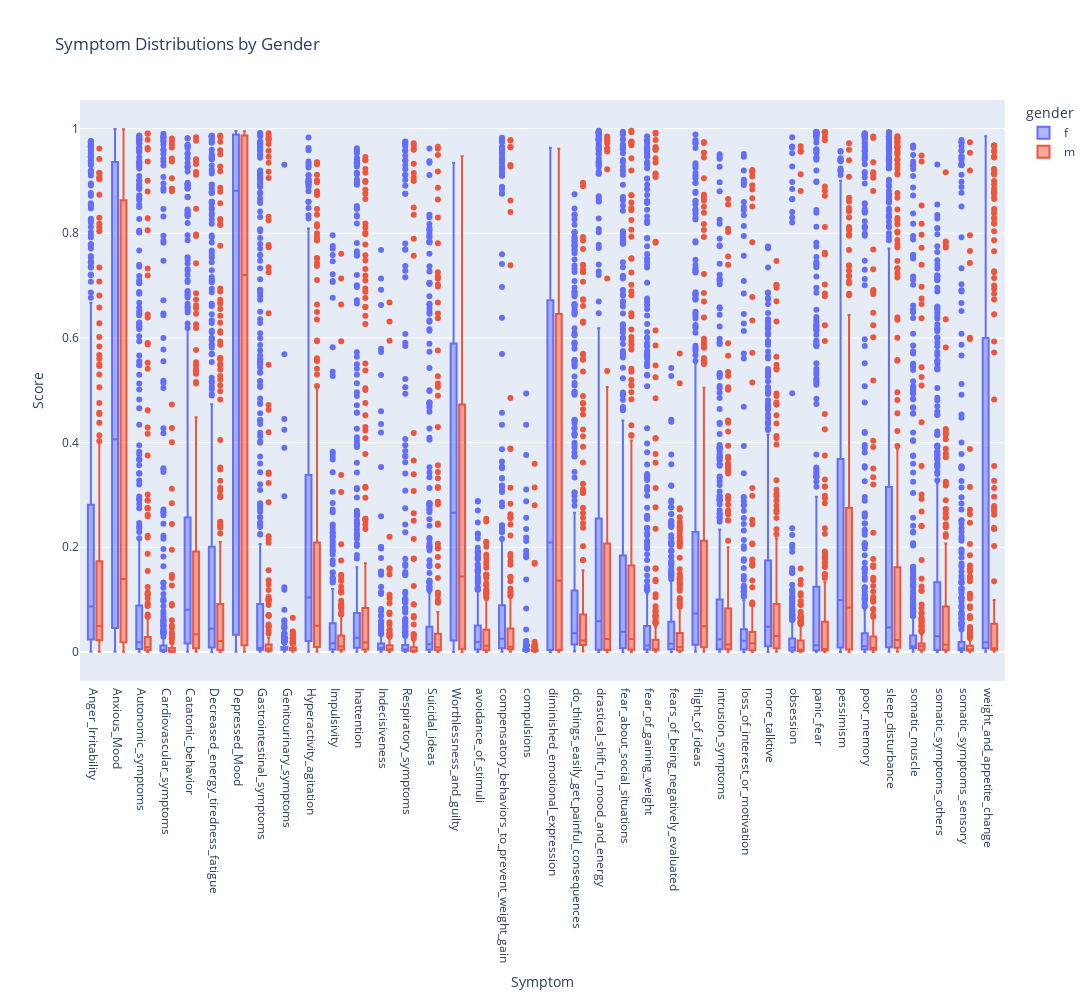

The notebook cell this image was saved under:
### Code cell
df = pd.read_json(f'../data/vectorData/TestspacysmVectors.json',orient='records', lines=True)
dfm = df.loc[(df['gender'] == 'm')]
dff = df.loc[(df['gender'] == 'f')]

df = pd.melt(df, id_vars=['video_id', 'label', 'key', 'gender', 'duration', 'channelId', 'text'], 
                  var_name='Symptom', value_name='Score',
                  value_vars=symps)

fig = px.box(df, x='Symptom', y='Score', color='gender',
             title='Symptom Distributions by Gender',
             category_orders={"Symptom": sorted(df['Symptom'].unique())})

fig.update_layout(xaxis={'categoryorder':'array', 'categoryarray': sorted(df['Symptom'].unique())},
                  xaxis_title='Symptom',
                  yaxis_title='Score',
                  boxmode='group',  
                  height=1000,  
                  width=1800)  
fig.update_traces(quartilemethod="inclusive")

# Display the figure
fig.show()

### Figure 1 — Plotly figure (JSON) as saved in the notebook; plotly's stock layout.template omitted (floating-point values rounded to 4 significant figures; data arrays with more than 128 entries replaced by an {"elided": "..."} marker saying what was removed)
{"data": [{"alignmentgroup": "True", "hovertemplate": "gender=f<br>Symptom=%{x}<br>Score=%{y}<extra></extra>", "legendgroup": "f", "marker": {"color": "#636efa"}, "name": "f", "notched": false, "offsetgroup": "f", "orientation": "v", "quartilemethod": "inclusive", "showlegend": true, "type": "box", "x": {"elided": "20216 str values"}, "x0": " ", "xaxis": "x", "y": {"elided": "20216 float values"}, "y0": " ", "yaxis": "y"}, {"alignmentgroup": "True", "hovertemplate": "gender=m<br>Symptom=%{x}<br>Score=%{y}<extra></extra>", "legendgroup": "m", "marker": {"color": "#EF553B"}, "name": "m", "notched": false, "offsetgroup": "m", "orientation": "v", "quartilemethod": "inclusive", "showlegend": true, "type": "box", "x": {"elided": "10070 str values"}, "x0": " ", "xaxis": "x", "y": {"elided": "10070 float values"}, "y0": " ", "yaxis": "y"}], "layout": {"boxmode": "group", "height": 1000, "legend": {"title": {"text": "gender"}, "tracegroupgap": 0}, "title": {"text": "Symptom Distributions by Gender"}, "width": 1800, "xaxis": {"anchor": "y", "categoryarray": ["Anger_Irritability", "Anxious_Mood", "Autonomic_symptoms", "Cardiovascular_symptoms", "Catatonic_behavior", "Decreased_energy_tiredness_fatigue", "Depressed_Mood", "Gastrointestinal_symptoms", "Genitourinary_symptoms", "Hyperactivity_agitation", "Impulsivity", "Inattention", "Indecisiveness", "Respiratory_symptoms", "Suicidal_ideas", "Worthlessness_and_guilty", "avoidance_of_stimuli", "compensatory_behaviors_to_prevent_weight_gain", "compulsions", "diminished_emotional_expression", "do_things_easily_get_painful_consequences", "drastical_shift_in_mood_and_energy", "fear_about_social_situations", "fear_of_gaining_weight", "fears_of_being_negatively_evaluated", "flight_of_ideas", "intrusion_symptoms", "loss_of_interest_or_motivation", "more_talktive", "obsession", "panic_fear", "pessimism", "poor_memory", "sleep_disturbance", "somatic_muscle", "somatic_symptoms_others", "somatic_symptoms_sensory", "weight_and_appetite_change"], "categoryorder": "array", "domain": [0, 1], "title": {"text": "Symptom"}}, "yaxis": {"anchor": "x", "domain": [0, 1], "title": {"text": "Score"}}}}
